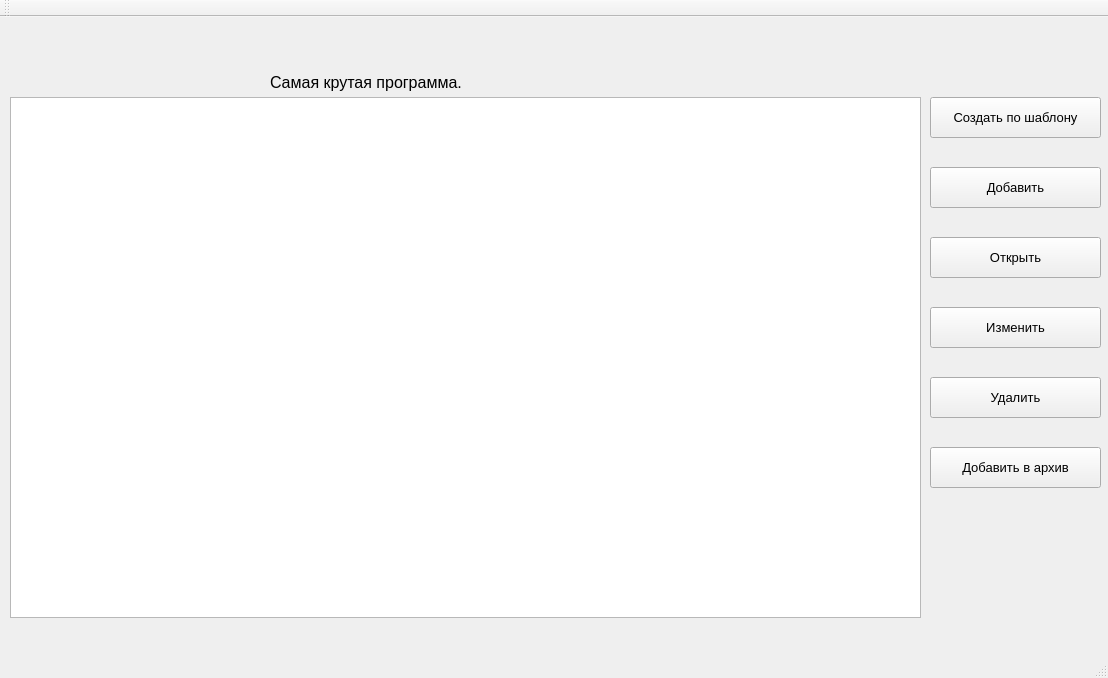
<?xml version="1.0" encoding="UTF-8"?>
<ui version="4.0">
 <class>Diplom_WorkClass</class>
 <widget class="QMainWindow" name="Diplom_WorkClass">
  <property name="geometry">
   <rect>
    <x>0</x>
    <y>0</y>
    <width>1108</width>
    <height>678</height>
   </rect>
  </property>
  <property name="windowTitle">
   <string>Diplom_Work</string>
  </property>
  <widget class="QWidget" name="centralWidget">
   <widget class="QPushButton" name="ButtonOpen">
    <property name="geometry">
     <rect>
      <x>930</x>
      <y>220</y>
      <width>171</width>
      <height>41</height>
     </rect>
    </property>
    <property name="font">
     <font>
      <pointsize>10</pointsize>
     </font>
    </property>
    <property name="text">
     <string>Открыть</string>
    </property>
   </widget>
   <widget class="QPushButton" name="ButtomUpdate">
    <property name="geometry">
     <rect>
      <x>930</x>
      <y>290</y>
      <width>171</width>
      <height>41</height>
     </rect>
    </property>
    <property name="font">
     <font>
      <pointsize>10</pointsize>
     </font>
    </property>
    <property name="text">
     <string>Изменить</string>
    </property>
   </widget>
   <widget class="QPushButton" name="ButtonDelete">
    <property name="geometry">
     <rect>
      <x>930</x>
      <y>360</y>
      <width>171</width>
      <height>41</height>
     </rect>
    </property>
    <property name="font">
     <font>
      <pointsize>10</pointsize>
     </font>
    </property>
    <property name="text">
     <string>Удалить</string>
    </property>
   </widget>
   <widget class="QTableView" name="TableDataFromBD">
    <property name="geometry">
     <rect>
      <x>10</x>
      <y>80</y>
      <width>911</width>
      <height>521</height>
     </rect>
    </property>
    <property name="selectionMode">
     <enum>QAbstractItemView::SingleSelection</enum>
    </property>
    <property name="selectionBehavior">
     <enum>QAbstractItemView::SelectRows</enum>
    </property>
    <property name="gridStyle">
     <enum>Qt::NoPen</enum>
    </property>
    <attribute name="horizontalHeaderCascadingSectionResizes">
     <bool>false</bool>
    </attribute>
    <attribute name="horizontalHeaderShowSortIndicator" stdset="0">
     <bool>false</bool>
    </attribute>
   </widget>
   <widget class="QLabel" name="Title">
    <property name="geometry">
     <rect>
      <x>270</x>
      <y>50</y>
      <width>231</width>
      <height>31</height>
     </rect>
    </property>
    <property name="font">
     <font>
      <pointsize>12</pointsize>
     </font>
    </property>
    <property name="text">
     <string>Самая крутая программа.</string>
    </property>
   </widget>
   <widget class="QPushButton" name="Arhive">
    <property name="geometry">
     <rect>
      <x>930</x>
      <y>430</y>
      <width>171</width>
      <height>41</height>
     </rect>
    </property>
    <property name="font">
     <font>
      <pointsize>10</pointsize>
     </font>
    </property>
    <property name="text">
     <string>Добавить в архив</string>
    </property>
   </widget>
   <widget class="QPushButton" name="ShablonButtom">
    <property name="geometry">
     <rect>
      <x>930</x>
      <y>80</y>
      <width>171</width>
      <height>41</height>
     </rect>
    </property>
    <property name="font">
     <font>
      <pointsize>10</pointsize>
     </font>
    </property>
    <property name="text">
     <string>Создать по шаблону</string>
    </property>
   </widget>
   <widget class="QPushButton" name="ButtonAdd">
    <property name="geometry">
     <rect>
      <x>930</x>
      <y>150</y>
      <width>171</width>
      <height>41</height>
     </rect>
    </property>
    <property name="font">
     <font>
      <pointsize>10</pointsize>
     </font>
    </property>
    <property name="text">
     <string>Добавить</string>
    </property>
   </widget>
  </widget>
  <widget class="QMenuBar" name="menuBar">
   <property name="geometry">
    <rect>
     <x>0</x>
     <y>0</y>
     <width>1108</width>
     <height>26</height>
    </rect>
   </property>
  </widget>
  <widget class="QToolBar" name="mainToolBar">
   <attribute name="toolBarArea">
    <enum>TopToolBarArea</enum>
   </attribute>
   <attribute name="toolBarBreak">
    <bool>false</bool>
   </attribute>
  </widget>
  <widget class="QStatusBar" name="statusBar"/>
 </widget>
 <layoutdefault spacing="6" margin="11"/>
 <resources>
  <include location="Diplom_Work.qrc"/>
 </resources>
 <connections/>
</ui>
